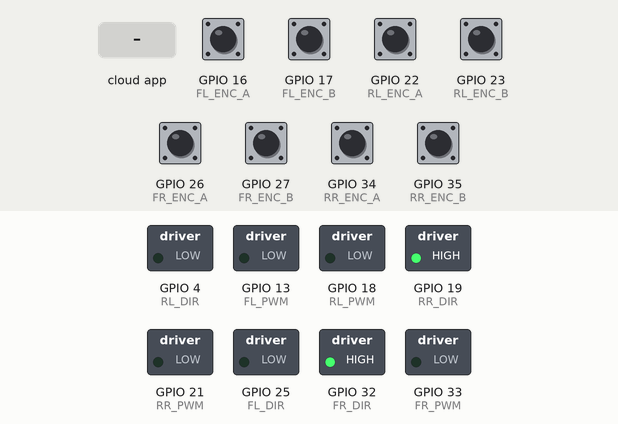
A program run on a simulated ESP32. On the bench: switched loads named in the program (green lamp = pin HIGH). Inputs (shaded band) come from the test bench; at power-on: GPIO 16 (FL_ENC_A), GPIO 17 (FL_ENC_B), GPIO 22 (RL_ENC_A), GPIO 23 (RL_ENC_B), GPIO 26 (FR_ENC_A), GPIO 27 (FR_ENC_B), GPIO 34 (RR_ENC_A), GPIO 35 (RR_ENC_B) HIGH. The ROS host is connected and sends only what is stated.

Above: at 1.2 s.
1.3 s: the phone or cloud app sets linear.x to -100
At 1.59 s:
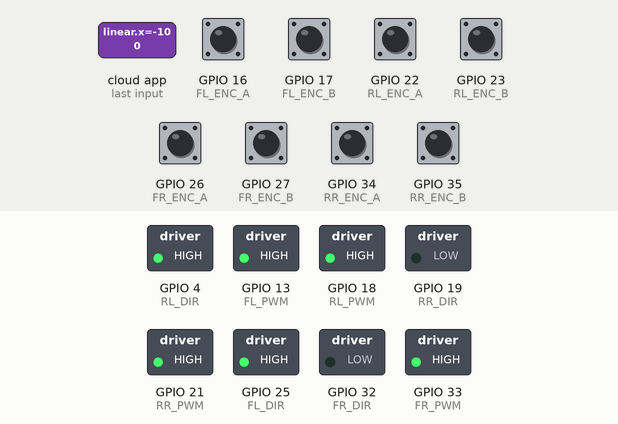
3.3 s: the phone or cloud app sets angular.z to 100
At 5.0 s:
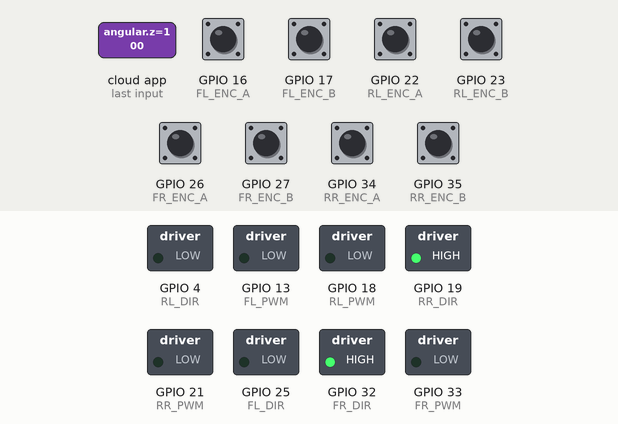
5.3 s: the phone or cloud app sets linear.x to 0
At 5.46 s:
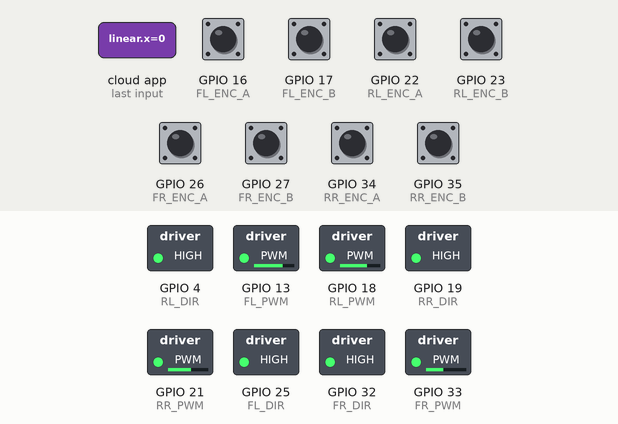
8.3 s: the phone or cloud app sets angular.z to -100
At 8.48 s:
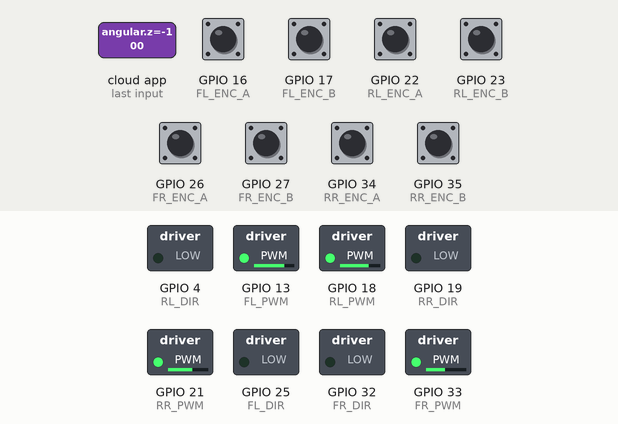
11.3 s: the phone or cloud app sets linear.x to 100
At 11.61 s:
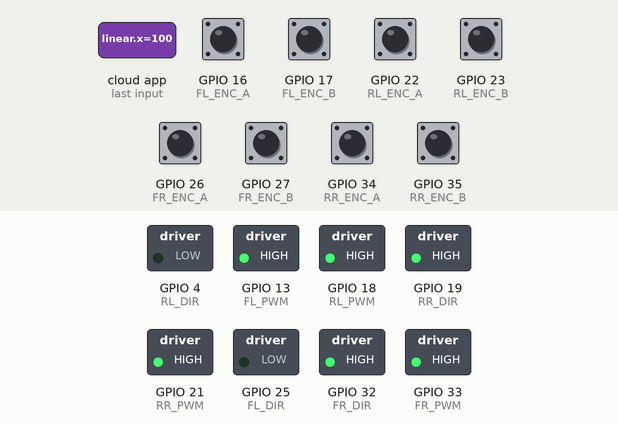
13.3 s: the phone or cloud app sets linear.x to -100
At 13.7 s:
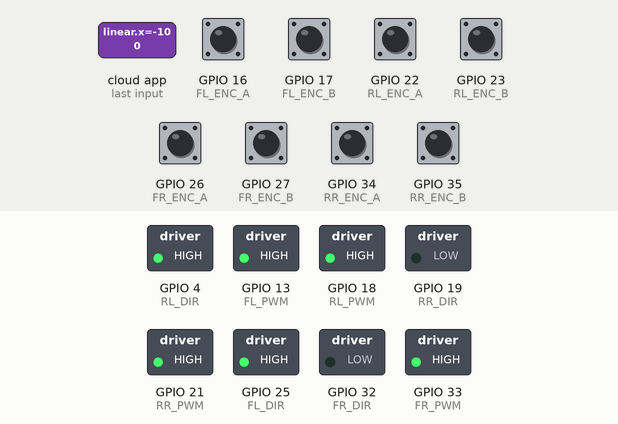
Timing chart, 0 to 16.3 s (numbered marks = the images above; inputs shaded):
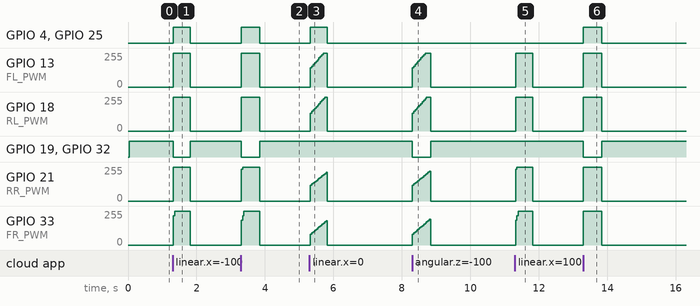

Measured:
- after the input at 1.3 s, GPIO 4 (RL_DIR), GPIO 25 (FL_DIR): LOW → HIGH at once, → LOW 0.50 s later; GPIO 13 (FL_PWM), GPIO 18 (RL_PWM), GPIO 21 (RR_PWM), GPIO 33 (FR_PWM): 0/255 → 255/255 at once, → 0/255 0.50 s later; GPIO 19 (RR_DIR), GPIO 32 (FR_DIR): HIGH → LOW at once, → HIGH 0.50 s later
- after the input at 3.3 s, GPIO 4 (RL_DIR), GPIO 25 (FL_DIR): LOW → HIGH at once, → LOW 0.54 s later; GPIO 13 (FL_PWM), GPIO 18 (RL_PWM), GPIO 21 (RR_PWM), GPIO 33 (FR_PWM): 0/255 → 255/255 at once, → 0/255 0.54 s later; GPIO 19 (RR_DIR), GPIO 32 (FR_DIR): HIGH → LOW at once, → HIGH 0.54 s later
- after the input at 5.3 s, GPIO 4 (RL_DIR): LOW → HIGH at once, → LOW 0.50 s later; GPIO 13 (FL_PWM): rises from 0/255 to 255/255 in 0.37 s, then falls to 0/255 in 0.12 s
- after the input at 8.3 s, GPIO 13 (FL_PWM): rises from 0/255 to 255/255 in 0.37 s, then falls to 0/255 in 0.17 s; GPIO 18 (RL_PWM): rises from 0/255 to 255/255 in 0.45 s, then falls to 0/255 in 0.08 s
- after the input at 11.3 s, GPIO 13 (FL_PWM), GPIO 18 (RL_PWM), GPIO 21 (RR_PWM), GPIO 33 (FR_PWM): 0/255 → 255/255 at once, → 0/255 0.50 s later
- after the input at 13.3 s, GPIO 4 (RL_DIR), GPIO 25 (FL_DIR): LOW → HIGH at once, → LOW 0.54 s later; GPIO 13 (FL_PWM), GPIO 18 (RL_PWM), GPIO 21 (RR_PWM), GPIO 33 (FR_PWM): 0/255 → 255/255 at once, → 0/255 0.54 s later; GPIO 19 (RR_DIR), GPIO 32 (FR_DIR): HIGH → LOW at once, → HIGH 0.54 s later

The program:

main.cpp
```cpp
#include <Arduino.h>
#include <micro_ros_arduino.h>
#include <rcl/rcl.h>
#include <rclc/rclc.h>
#include <rclc/executor.h>
#include <geometry_msgs/msg/twist.h>
#include <std_msgs/msg/float32_multi_array.h>

portMUX_TYPE mux = portMUX_INITIALIZER_UNLOCKED;

// ================================================================
//  ZONA DE CONFIGURACIÓN DEL CHASIS Y CINEMÁTICA
// ================================================================

// Parámetros PID individuales por motor (Overshoot=1.5%, ts=0.52s)
const float Kp_FL = 218.9; const float Ki_FL = 1488.0;
const float Kp_FR = 129.4; const float Ki_FR = 1130.0;
const float Kp_RL = 200.8; const float Ki_RL = 1435.0;
const float Kp_RR = 159.7; const float Ki_RR = 1078.0;

// Compensación de fricción
const int base_FL = 89; const int base_FR = 47;
const int base_RL = 84; const int base_RR = 78;

// Geometría del robot (en metros)
const float LX = 0.130;
const float LY = 0.075;
const float K_GEOMETRIA = LX + LY; // 0.205

// ================================================================
//  PINES Y CONFIGURACIÓN HARDWARE
// ================================================================
#define FL_PWM 13
#define FL_DIR 25
#define FR_PWM 33
#define FR_DIR 32
#define RL_PWM 18
#define RL_DIR 4
#define RR_PWM 21
#define RR_DIR 19

#define FL_ENC_A 16
#define FL_ENC_B 17
#define FR_ENC_A 26
#define FR_ENC_B 27
#define RL_ENC_A 22
#define RL_ENC_B 23
#define RR_ENC_A 34
#define RR_ENC_B 35

// Canales PWM clásicos (v2.x)
const int ch_FL = 0;
const int ch_FR = 1;
const int ch_RL = 2;
const int ch_RR = 3;

const int freq = 1000;
const int resolution = 8;
const float RADIO_RUEDA = 0.0325;
const int COUNTS_PER_REV = (11 * 34) * 4;
const float rads_por_cuenta = (2.0f * PI) / (float)COUNTS_PER_REV;
const unsigned long ventana_us = 40000; // 40ms control loop

// ================================================================
//  VARIABLES DE ESTADO (PID y Encoders)
// ================================================================
volatile long cont_FL = 0, cont_FR = 0, cont_RL = 0, cont_RR = 0;
long prev_FL = 0, prev_FR = 0, prev_RL = 0, prev_RR = 0;
unsigned long lastWindowUs = 0;
double errSum_FL = 0, errSum_FR = 0, errSum_RL = 0, errSum_RR = 0;

// Referencias calculadas por la cinemática para cada rueda
float ref_FL = 0.0, ref_FR = 0.0, ref_RL = 0.0, ref_RR = 0.0;

// Comandos globales recibidos de la Raspberry
float comando_Vx = 0.0;
float comando_Vy = 0.0;
float comando_W  = 0.0;

// ================================================================
//  VARIABLES MICRO-ROS
// ================================================================
rcl_subscription_t subscriber;
rcl_publisher_t publisher_encoder_vel;
geometry_msgs__msg__Twist msg;
std_msgs__msg__Float32MultiArray encoder_msg;
rclc_executor_t executor;
rclc_support_t support;
rcl_allocator_t allocator;
rcl_node_t node;
rcl_init_options_t init_options;

unsigned long last_msg_time = 0;

// ================================================================
//  INTERRUPCIONES DE ENCODERS
// ================================================================
void IRAM_ATTR isr_FL_A() { (digitalRead(FL_ENC_A) != digitalRead(FL_ENC_B)) ? cont_FL-- : cont_FL++; }
void IRAM_ATTR isr_FR_A() { (digitalRead(FR_ENC_A) != digitalRead(FR_ENC_B)) ? cont_FR-- : cont_FR++; }
void IRAM_ATTR isr_RL_A() { (digitalRead(RL_ENC_A) != digitalRead(RL_ENC_B)) ? cont_RL-- : cont_RL++; }
void IRAM_ATTR isr_RR_A() { (digitalRead(RR_ENC_A) != digitalRead(RR_ENC_B)) ? cont_RR-- : cont_RR++; }
void IRAM_ATTR isr_FL_B() { (digitalRead(FL_ENC_A) == digitalRead(FL_ENC_B)) ? cont_FL-- : cont_FL++; }
void IRAM_ATTR isr_FR_B() { (digitalRead(FR_ENC_A) == digitalRead(FR_ENC_B)) ? cont_FR-- : cont_FR++; }
void IRAM_ATTR isr_RL_B() { (digitalRead(RL_ENC_A) == digitalRead(RL_ENC_B)) ? cont_RL-- : cont_RL++; }
void IRAM_ATTR isr_RR_B() { (digitalRead(RR_ENC_A) == digitalRead(RR_ENC_B)) ? cont_RR-- : cont_RR++; }

// ================================================================
//  CALLBACK MICRO-ROS (La Oreja del Robot)
// ================================================================
void subscription_callback(const void * msgin) {
  const geometry_msgs__msg__Twist * msg = (const geometry_msgs__msg__Twist *)msgin;
  last_msg_time = millis(); // Reseteamos el perro guardián

  // Guardamos las velocidades ordenadas por la Raspberry
  comando_Vx = msg->linear.x;
  comando_Vy = msg->linear.y;
  comando_W  = msg->angular.z;
}

// ================================================================
//  FUNCIÓN DE CINEMÁTICA MECANUM
// ================================================================
void calcular_cinematica(float Vx, float Vy, float W) {
  ref_FL = Vx + Vy - (W * K_GEOMETRIA);
  ref_FR = Vx - Vy + (W * K_GEOMETRIA);
  ref_RL = Vx - Vy - (W * K_GEOMETRIA);
  ref_RR = Vx + Vy + (W * K_GEOMETRIA);
}

// ================================================================
//  FUNCIÓN PID BIDIRECCIONAL
// ================================================================
int calcular_pwm_rueda(float v_deseada, float v_actual, double &memoria_integral, int pwm_base_motor, float kp, float ki) {
  if (v_deseada == 0.0) { memoria_integral = 0; return 0; }
  double dt = (double)ventana_us / 1000000.0;
  double error = v_deseada - v_actual;
  memoria_integral += (error * dt);

  double limite_integral = (255.0 - pwm_base_motor) / ki;
  if (memoria_integral > limite_integral) memoria_integral = limite_integral;
  else if (memoria_integral < -limite_integral) memoria_integral = -limite_integral;

  double Output = (kp * error) + (ki * memoria_integral);
  int pwm_final = 0;

  if (v_deseada > 0.0) {
    if (Output > 0) pwm_final = pwm_base_motor + (int)Output;
    else pwm_final = 0;
  } else if (v_deseada < 0.0) {
    if (Output < 0) pwm_final = -(pwm_base_motor + (int)abs(Output));
    else pwm_final = 0;
  }

  if (pwm_final > 255) pwm_final = 255;
  if (pwm_final < -255) pwm_final = -255;
  return pwm_final;
}

// ================================================================
//  SETUP
// ================================================================
void setup() {
  // 1. Configurar Hardware Motores
  pinMode(FL_DIR, OUTPUT); pinMode(RL_DIR, OUTPUT);
  pinMode(FR_DIR, OUTPUT); pinMode(RR_DIR, OUTPUT);

  // Sintaxis clásica para PWM
  ledcSetup(ch_FL, freq, resolution); ledcAttachPin(FL_PWM, ch_FL);
  ledcSetup(ch_FR, freq, resolution); ledcAttachPin(FR_PWM, ch_FR);
  ledcSetup(ch_RL, freq, resolution); ledcAttachPin(RL_PWM, ch_RL);
  ledcSetup(ch_RR, freq, resolution); ledcAttachPin(RR_PWM, ch_RR);

  // Asegurar PWM a 0 en el arranque
  ledcWrite(ch_FL, 0); ledcWrite(ch_FR, 0);
  ledcWrite(ch_RL, 0); ledcWrite(ch_RR, 0);

  // 2. Configurar Encoders
  pinMode(FL_ENC_A, INPUT_PULLUP); pinMode(FL_ENC_B, INPUT_PULLUP);
  pinMode(FR_ENC_A, INPUT_PULLUP); pinMode(FR_ENC_B, INPUT_PULLUP);
  pinMode(RL_ENC_A, INPUT_PULLUP); pinMode(RL_ENC_B, INPUT_PULLUP);
  pinMode(RR_ENC_A, INPUT_PULLUP); pinMode(RR_ENC_B, INPUT_PULLUP);

  attachInterrupt(digitalPinToInterrupt(FL_ENC_A), isr_FL_A, CHANGE);
  attachInterrupt(digitalPinToInterrupt(FL_ENC_B), isr_FL_B, CHANGE);
  attachInterrupt(digitalPinToInterrupt(FR_ENC_A), isr_FR_A, CHANGE);
  attachInterrupt(digitalPinToInterrupt(FR_ENC_B), isr_FR_B, CHANGE);
  attachInterrupt(digitalPinToInterrupt(RL_ENC_A), isr_RL_A, CHANGE);
  attachInterrupt(digitalPinToInterrupt(RL_ENC_B), isr_RL_B, CHANGE);
  attachInterrupt(digitalPinToInterrupt(RR_ENC_A), isr_RR_A, CHANGE);
  attachInterrupt(digitalPinToInterrupt(RR_ENC_B), isr_RR_B, CHANGE);

  // 3. Configurar Micro-ROS
  Serial.begin(115200);
  set_microros_transports();

  allocator = rcl_get_default_allocator();
  init_options = rcl_get_zero_initialized_init_options();
  rcl_init_options_init(&init_options, allocator);
  rcl_init_options_set_domain_id(&init_options, 17);

  rclc_support_init_with_options(&support, 0, NULL, &init_options, &allocator);
  rclc_node_init_default(&node, "esp32_mecanum", "roborescue", &support);

  // Suscriptor de Comandos
  rclc_subscription_init_default(
    &subscriber, &node,
    ROSIDL_GET_MSG_TYPE_SUPPORT(geometry_msgs, msg, Twist),
    "cmd_vel");

  // Publicador de Odometría (4 floats: vel m/s de cada rueda)
  encoder_msg.data.capacity = 4;
  encoder_msg.data.size = 4;
  encoder_msg.data.data = (float*) malloc(encoder_msg.data.capacity * sizeof(float));

  rclc_publisher_init_default(
    &publisher_encoder_vel, &node,
    ROSIDL_GET_MSG_TYPE_SUPPORT(std_msgs, msg, Float32MultiArray),
    "encoder_velocities");

  rclc_executor_init(&executor, &support.context, 1, &allocator);
  rclc_executor_add_subscription(&executor, &subscriber, &msg, &subscription_callback, ON_NEW_DATA);

  lastWindowUs = micros();
  last_msg_time = millis();
}

// ================================================================
//  LOOP MAESTRO
// ================================================================
void loop() {
  // 1. Escuchar a la Raspberry Pi
  rclc_executor_spin_some(&executor, RCL_MS_TO_NS(10));

  // 2. Perro Guardián (Si falla la conexión por > 500ms, frenar)
  if (millis() - last_msg_time > 500) {
    comando_Vx = 0.0;
    comando_Vy = 0.0;
    comando_W  = 0.0;
  }

  // 3. Bucle de Control a 40ms
  unsigned long ahora_us = micros();
  if ((ahora_us - lastWindowUs) >= ventana_us) {
    unsigned long ventana_real_us = ahora_us - lastWindowUs;
    lastWindowUs = ahora_us;

    // A. Traducir comando a velocidades de rueda
    calcular_cinematica(comando_Vx, comando_Vy, comando_W);

    // B. Leer Encoders de forma segura
    portENTER_CRITICAL(&mux);
    long current_FL = cont_FL; long current_FR = cont_FR;
    long current_RL = cont_RL; long current_RR = cont_RR;
    portEXIT_CRITICAL(&mux);

    long delta_FL = current_FL - prev_FL; long delta_FR = current_FR - prev_FR;
    long delta_RL = current_RL - prev_RL; long delta_RR = current_RR - prev_RR;

    prev_FL = current_FL; prev_FR = current_FR;
    prev_RL = current_RL; prev_RR = current_RR;

    // C. Calcular velocidades actuales en m/s
    float rads_FL = -(((float)delta_FL * 1000000.0f) / (float)ventana_real_us) * rads_por_cuenta;
    float rads_FR = (((float)delta_FR * 1000000.0f) / (float)ventana_real_us) * rads_por_cuenta;
    float rads_RL = -(((float)delta_RL * 1000000.0f) / (float)ventana_real_us) * rads_por_cuenta;
    float rads_RR = (((float)delta_RR * 1000000.0f) / (float)ventana_real_us) * rads_por_cuenta;

    float v_FL = rads_FL * RADIO_RUEDA; float v_FR = rads_FR * RADIO_RUEDA;
    float v_RL = rads_RL * RADIO_RUEDA; float v_RR = rads_RR * RADIO_RUEDA;

    // D. Calcular PIDs
    int pwm_FL = calcular_pwm_rueda(ref_FL, v_FL, errSum_FL, base_FL, Kp_FL, Ki_FL);
    int pwm_FR = calcular_pwm_rueda(ref_FR, v_FR, errSum_FR, base_FR, Kp_FR, Ki_FR);
    int pwm_RL = calcular_pwm_rueda(ref_RL, v_RL, errSum_RL, base_RL, Kp_RL, Ki_RL);
    int pwm_RR = calcular_pwm_rueda(ref_RR, v_RR, errSum_RR, base_RR, Kp_RR, Ki_RR);

    // E. Mover hardware (usando la sintaxis clásica de canales)
    digitalWrite(FL_DIR, (pwm_FL >= 0) ? LOW : HIGH); ledcWrite(ch_FL, abs(pwm_FL));
    digitalWrite(FR_DIR, (pwm_FR >= 0) ? HIGH : LOW); ledcWrite(ch_FR, abs(pwm_FR));
    digitalWrite(RL_DIR, (pwm_RL >= 0) ? LOW : HIGH); ledcWrite(ch_RL, abs(pwm_RL));
    digitalWrite(RR_DIR, (pwm_RR >= 0) ? HIGH : LOW); ledcWrite(ch_RR, abs(pwm_RR));

    // F. Informar a la Raspberry Pi
    encoder_msg.data.data[0] = v_FL;
    encoder_msg.data.data[1] = v_FR;
    encoder_msg.data.data[2] = v_RL;
    encoder_msg.data.data[3] = v_RR;
    rcl_publish(&publisher_encoder_vel, &encoder_msg, NULL);
  }
}
```
